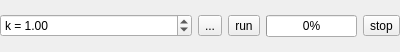
<?xml version="1.0" encoding="UTF-8"?>
<ui version="4.0">
 <class>FAMSControl</class>
 <widget class="QWidget" name="FAMSControl">
  <property name="geometry">
   <rect>
    <x>0</x>
    <y>0</y>
    <width>400</width>
    <height>52</height>
   </rect>
  </property>
  <property name="windowTitle">
   <string>Form</string>
  </property>
  <layout class="QHBoxLayout" name="horizontalLayout">
   <property name="leftMargin">
    <number>0</number>
   </property>
   <property name="topMargin">
    <number>0</number>
   </property>
   <property name="rightMargin">
    <number>0</number>
   </property>
   <property name="bottomMargin">
    <number>0</number>
   </property>
   <item>
    <widget class="QDoubleSpinBox" name="kSelect">
     <property name="toolTip">
      <string>Adjust parameter k for adaptive bandwidths</string>
     </property>
     <property name="prefix">
      <string>k = </string>
     </property>
     <property name="minimum">
      <double>0.100000000000000</double>
     </property>
     <property name="maximum">
      <double>4.000000000000000</double>
     </property>
     <property name="singleStep">
      <double>0.100000000000000</double>
     </property>
     <property name="value">
      <double>1.000000000000000</double>
     </property>
    </widget>
   </item>
   <item>
    <widget class="QToolButton" name="pruneButton">
     <property name="text">
      <string>...</string>
     </property>
    </widget>
   </item>
   <item>
    <widget class="QToolButton" name="runButton">
     <property name="text">
      <string>run</string>
     </property>
     <property name="icon">
      <iconset theme="run-build">
       <normaloff>.</normaloff>.</iconset>
     </property>
    </widget>
   </item>
   <item>
    <widget class="QProgressBar" name="progressBar">
     <property name="sizePolicy">
      <sizepolicy hsizetype="Fixed" vsizetype="Fixed">
       <horstretch>0</horstretch>
       <verstretch>0</verstretch>
      </sizepolicy>
     </property>
     <property name="value">
      <number>0</number>
     </property>
    </widget>
   </item>
   <item>
    <widget class="QToolButton" name="stopButton">
     <property name="toolTip">
      <string>Stop current computation</string>
     </property>
     <property name="text">
      <string>stop</string>
     </property>
     <property name="icon">
      <iconset theme="process-stop">
       <normaloff>.</normaloff>.</iconset>
     </property>
    </widget>
   </item>
  </layout>
  <action name="actionPruneClusters">
   <property name="checkable">
    <bool>true</bool>
   </property>
   <property name="checked">
    <bool>true</bool>
   </property>
   <property name="icon">
    <iconset resource="../../resources/icons-custom/index.qrc">
     <normaloff>:/icons/prune-clusters.svg</normaloff>:/icons/prune-clusters.svg</iconset>
   </property>
   <property name="text">
    <string>prune small clusters</string>
   </property>
   <property name="toolTip">
    <string>Prune clusters containing less than 0.5% of all proteins</string>
   </property>
  </action>
 </widget>
 <resources>
  <include location="../../resources/icons-custom/index.qrc"/>
 </resources>
 <connections/>
</ui>
